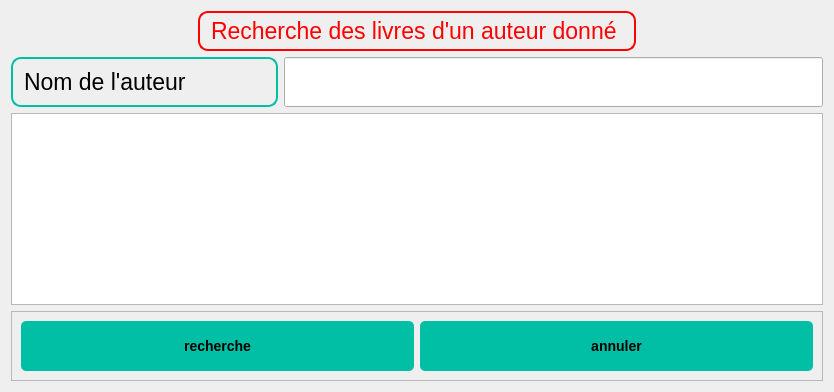
<?xml version="1.0" encoding="UTF-8"?>
<ui version="4.0">
 <class>Dialog</class>
 <widget class="QDialog" name="Dialog">
  <property name="geometry">
   <rect>
    <x>0</x>
    <y>0</y>
    <width>834</width>
    <height>392</height>
   </rect>
  </property>
  <property name="windowTitle">
   <string>Dialog</string>
  </property>
  <property name="styleSheet">
   <string notr="true">QLabel {
    background-color: none;
    border: 2px solid #00BFA5;
    border-radius: 10px;
    padding: 5px;
    color: #000000;
    font-size: 17pt;
    font-family: Arial, sans-serif;
}
QPushButton {
    font-family: &quot;Arial&quot;, sans-serif;
    font-size: 14px;
    font-weight: bold;
    color: #000000;
    background-color: #00BFA5;
    border: none;
    border-radius: 5px;
    padding: 8px 16px;
    text-align: center;
    text-transform: uppercase;
}

QPushButton:hover {
    background-color: #009980;
}
</string>
  </property>
  <layout class="QGridLayout" name="gridLayout">
   <item row="1" column="0">
    <widget class="QLabel" name="label">
     <property name="text">
      <string>Nom de l'auteur</string>
     </property>
    </widget>
   </item>
   <item row="5" column="0" colspan="3">
    <widget class="QTableView" name="tableView"/>
   </item>
   <item row="1" column="1" colspan="2">
    <widget class="QLineEdit" name="lineEdit">
     <property name="minimumSize">
      <size>
       <width>0</width>
       <height>50</height>
      </size>
     </property>
    </widget>
   </item>
   <item row="0" column="0" colspan="3" alignment="Qt::AlignHCenter">
    <widget class="QLabel" name="label_2">
     <property name="styleSheet">
      <string notr="true">
QLabel {
  background-color: none;
  border: 2px solid red;
  border-radius: 10px;
  padding: 5px;
  color: red;
  font-size: 17pt;
  font-family: Arial, sans-serif;
  

}
</string>
     </property>
     <property name="text">
      <string>Recherche des livres d'un auteur donné </string>
     </property>
    </widget>
   </item>
   <item row="6" column="0" colspan="3">
    <widget class="QFrame" name="frame">
     <property name="frameShape">
      <enum>QFrame::StyledPanel</enum>
     </property>
     <property name="frameShadow">
      <enum>QFrame::Raised</enum>
     </property>
     <layout class="QGridLayout" name="gridLayout_2">
      <item row="0" column="0">
       <widget class="QPushButton" name="pushButton">
        <property name="minimumSize">
         <size>
          <width>0</width>
          <height>50</height>
         </size>
        </property>
        <property name="styleSheet">
         <string notr="true">/* Buttons */
QPushButton {
    font-family: &quot;Arial&quot;, sans-serif;
    font-size: 14px;
    font-weight: bold;
    color: #000000; /* Black text color */
    background-color: #00BFA5; /* Teal button background color */
    border: none;
    border-radius: 5px;
    padding: 8px 16px;
    text-align: center; /* Center align button text */
    text-transform: uppercase; /* Uppercase button text */
}

QPushButton:hover {
    background-color: #009980; /* Darker teal button background color on hover */
}</string>
        </property>
        <property name="text">
         <string>recherche</string>
        </property>
       </widget>
      </item>
      <item row="0" column="1">
       <widget class="QPushButton" name="pushButton_2">
        <property name="minimumSize">
         <size>
          <width>0</width>
          <height>50</height>
         </size>
        </property>
        <property name="styleSheet">
         <string notr="true">/* Buttons */
QPushButton {
    font-family: &quot;Arial&quot;, sans-serif;
    font-size: 14px;
    font-weight: bold;
    color: #000000; /* Black text color */
    background-color: #00BFA5; /* Teal button background color */
    border: none;
    border-radius: 5px;
    padding: 8px 16px;
    text-align: center; /* Center align button text */
    text-transform: uppercase; /* Uppercase button text */
}

QPushButton:hover {
    background-color: #009980; /* Darker teal button background color on hover */
}</string>
        </property>
        <property name="text">
         <string>annuler</string>
        </property>
       </widget>
      </item>
     </layout>
    </widget>
   </item>
  </layout>
 </widget>
 <resources/>
 <connections/>
</ui>
